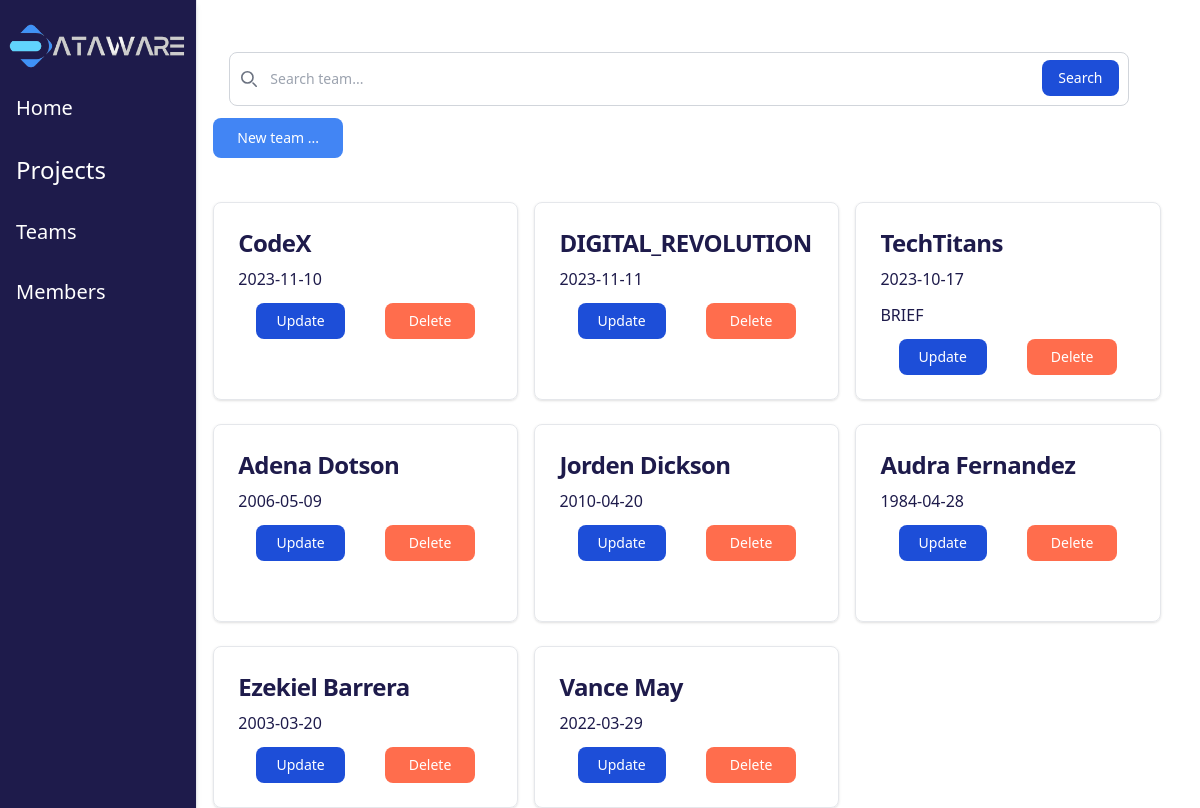
/ScrumMaster/team.php, run on the app's committed database.
### tables this page shows
CREATE TABLE `team` (
  `idteam` int(11) NOT NULL,
  `name` varchar(255) DEFAULT NULL,
  `datecreation` date DEFAULT NULL
);

CREATE TABLE `project` (
  `idproject` int(11) NOT NULL,
  `name` varchar(255) DEFAULT NULL,
  `start_date` date DEFAULT NULL,
  `end_date` date DEFAULT NULL,
  `idteam` int(11) DEFAULT NULL
);

### ScrumMaster/team.php (the view, shortened to what this page needs)
<?php
include ('../connect.php');
?>
<?php
$sql = "SELECT team.idteam,team.name AS team_name, team.datecreation, project.name
FROM team
LEFT JOIN project ON team.idteam = project.idteam";
$sth =  $conn->prepare($sql);
$sth->execute();
 $data=$sth->fetchAll();
?>
<!DOCTYPE html>
<html>
<head>
    <script src="https://cdn.tailwindcss.com"></script>
</head>
<body>
    <div class="flex gap-4 mr-4">
        <div class="h-screen w-1/6 bg-white border-r shadow-md md:bg-dark">
            <ul class="space-y-4 text-lg sidebar bg-dark text-white mt-5">
                <div class="flex items-center justify-center">
                      <img src="../image/testlogo.png" alt="logo.png" class="w-full">
                </div>
                <li>
                    <a href="../index.php" class="block py-2 px-4 hover:bg-btn hover:text-dark text-xl">Home</a>
                </li>
                <li>
                    <a href="./projet.php" class="block py-2 px-4 hover:bg-btn hover:text-dark text-2xl">Projects</a>
                </li>
                <li>
                    <a href="./team.php" class="block py-2 px-4 hover:bg-btn hover:text-dark text-xl">Teams</a>
                </li>
                <li>
                    <a href="./member.php" class="block py-2 px-4 hover:bg-btn hover:text-dark text-xl">Members</a>
                </li>
            </ul>
        </div>
        <div class="w-4/5">
            <div class="rounded-lg mt-10 px-4 py-3 mr-4 ">
                <form>
                    <div class="relative">
                        <div class="absolute inset-y-0 start-0 flex items-center ps-3 pointer-events-none">
                        </div>
                        <input type="search" id="default-search"
                            class="block w-full p-4 ps-10 text-sm text-gray-900 border border-gray-300 rounded-lg    dark:border-gray-600 dark:placeholder-gray-400 dark:text-white dark:focus:ring-blue-500 dark:focus:border-blue-500"
                            placeholder="Search team..." required>
                        <button type="submit"
                            class="text-white absolute end-2.5 bottom-2.5 bg-blue-700 hover:bg-blue-800 focus:ring-4 focus:outline-none focus:ring-blue-300 font-medium rounded-lg text-sm px-4 py-2 dark:bg-blue-600 dark:hover:bg-blue-700 dark:focus:ring-blue-800">Search</button>
                    </div>
                </form>
            </div>
            <a href="addteam.php" type="button" class="text-white bg-[#4285F4] hover:bg-[#4285F4]/90 focus:ring-4 focus:outline-none
        focus:ring-[#4285F4]/50 font-medium rounded-lg text-sm px-6 py-2.5 text-center inline-flex items-center
        dark:focus:ring-[#4285F4]/55 me-2 mb-2">
                New team ...
            </a>
            <div class="grid md:grid-cols-3 md:grid-rows-2 gap-4 mt-7 grid-cols-1">
               <?php  foreach($data as $arrayvalue){;?>
               <div class="mt-2 p-6 border rounded-lg shadow dark:bg-white">
                    <a href="#">
                        <h5 class="mb-2 text-2xl font-bold tracking-tight text-dark">
                            <?= $arrayvalue['team_name']?>
                        </h5>
                    </a>
                    <p class="mb-3 font-normal text-dark">
                          <?= $arrayvalue['datecreation']?>
                    </p>
                     <p class="mb-3 font-normal text-dark">
                          <?= $arrayvalue['name']?>
                    </p>
                    <div class="flex items-center justify-center gap-10">
                        <a href="updateteam.php?idteam=<?php echo $arrayvalue['idteam']?>"
                            class="inline-flex items-center px-5 py-2 text-sm font-medium text-center text-white bg-blue-700 rounded-lg hover:bg-dark  dark:bg-blue-600 dark:hover:bg-blue-700 dark:focus:ring-blue-800">
                            Update
                        </a>
                        <a href="deletteam.php?idteam=<?php echo $arrayvalue['idteam']?>"
                            class="px-6 py-2 text-sm font-medium text-center text-white bg-blue-700 rounded-lg bg-deleted hover:hoverd"onclick='return confirm("Are you sure you want to delete this team")'>
                            Delete
                        </a>
                    </div>
                </div>
               <?php } ?>
            </div>
        </div>
    </div>
</body>
</html>

### data on the page
team: name "CodeX", datecreation "2023-11-10"
team: name "DIGITAL_REVOLUTION", datecreation "2023-11-11"
project: idteam.name "TechTitans", idteam.datecreation "2023-10-17", name "BRIEF"
team: name "Adena Dotson", datecreation "2006-05-09"
team: name "Jorden Dickson", datecreation "2010-04-20"
team: name "Audra Fernandez", datecreation "1984-04-28"
team: name "Ezekiel Barrera", datecreation "2003-03-20"
team: name "Vance May", datecreation "2022-03-29"
